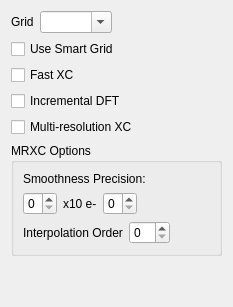
          <widget class="QWidget" name="AdvancedDFT">
           <layout class="QVBoxLayout" name="verticalLayout_49">
            <item>
             <layout class="QHBoxLayout" name="horizontalLayout_32">
              <item>
               <widget class="QLabel" name="label_2">
                <property name="text">
                 <string>Grid</string>
                </property>
               </widget>
              </item>
              <item>
               <widget class="QComboBox" name="xc_grid">
                <property name="editable">
                 <bool>true</bool>
                </property>
               </widget>
              </item>
              <item>
               <spacer name="horizontalSpacer_33">
                <property name="orientation">
                 <enum>Qt::Horizontal</enum>
                </property>
                <property name="sizeHint" stdset="0">
                 <size>
                  <width>40</width>
                  <height>20</height>
                 </size>
                </property>
               </spacer>
              </item>
             </layout>
            </item>
            <item>
             <widget class="QCheckBox" name="xc_smart_grid">
              <property name="text">
               <string>Use Smart Grid</string>
              </property>
             </widget>
            </item>
            <item>
             <widget class="QCheckBox" name="fast_xc">
              <property name="text">
               <string>Fast XC</string>
              </property>
             </widget>
            </item>
            <item>
             <widget class="QCheckBox" name="incdft">
              <property name="text">
               <string>Incremental DFT</string>
              </property>
             </widget>
            </item>
            <item>
             <widget class="QCheckBox" name="mrxc">
              <property name="text">
               <string>Multi-resolution XC</string>
              </property>
             </widget>
            </item>
            <item>
             <widget class="QGroupBox" name="groupBox_mrxc">
              <property name="title">
               <string>MRXC Options</string>
              </property>
              <layout class="QVBoxLayout" name="verticalLayout_48">
               <item>
                <widget class="QLabel" name="label_8">
                 <property name="text">
                  <string>Smoothness Precision:</string>
                 </property>
                </widget>
               </item>
               <item>
                <layout class="QHBoxLayout" name="_5">
                 <item>
                  <widget class="QSpinBox" name="mrxc_class_thresh_mult">
                   <property name="sizePolicy">
                    <sizepolicy hsizetype="Fixed" vsizetype="Fixed">
                     <horstretch>0</horstretch>
                     <verstretch>0</verstretch>
                    </sizepolicy>
                   </property>
                   <property name="maximum">
                    <number>9</number>
                   </property>
                  </widget>
                 </item>
                 <item>
                  <widget class="QLabel" name="label_102">
                   <property name="text">
                    <string>x10 e-</string>
                   </property>
                  </widget>
                 </item>
                 <item>
                  <widget class="QSpinBox" name="mrxc_class_thresh_order">
                   <property name="sizePolicy">
                    <sizepolicy hsizetype="Fixed" vsizetype="Fixed">
                     <horstretch>0</horstretch>
                     <verstretch>0</verstretch>
                    </sizepolicy>
                   </property>
                   <property name="maximum">
                    <number>9</number>
                   </property>
                  </widget>
                 </item>
                 <item>
                  <spacer>
                   <property name="orientation">
                    <enum>Qt::Horizontal</enum>
                   </property>
                   <property name="sizeHint" stdset="0">
                    <size>
                     <width>40</width>
                     <height>20</height>
                    </size>
                   </property>
                  </spacer>
                 </item>
                </layout>
               </item>
               <item>
                <layout class="QHBoxLayout" name="horizontalLayout_34">
                 <item>
                  <widget class="QLabel" name="label_7">
                   <property name="text">
                    <string>Interpolation Order</string>
                   </property>
                  </widget>
                 </item>
                 <item>
                  <widget class="QSpinBox" name="local_interp_order"/>
                 </item>
                 <item>
                  <spacer name="horizontalSpacer_6">
                   <property name="orientation">
                    <enum>Qt::Horizontal</enum>
                   </property>
                   <property name="sizeHint" stdset="0">
                    <size>
                     <width>40</width>
                     <height>20</height>
                    </size>
                   </property>
                  </spacer>
                 </item>
                </layout>
               </item>
              </layout>
             </widget>
            </item>
            <item>
             <spacer>
              <property name="orientation">
               <enum>Qt::Vertical</enum>
              </property>
              <property name="sizeHint" stdset="0">
               <size>
                <width>20</width>
                <height>40</height>
               </size>
              </property>
             </spacer>
            </item>
           </layout>
          </widget>
